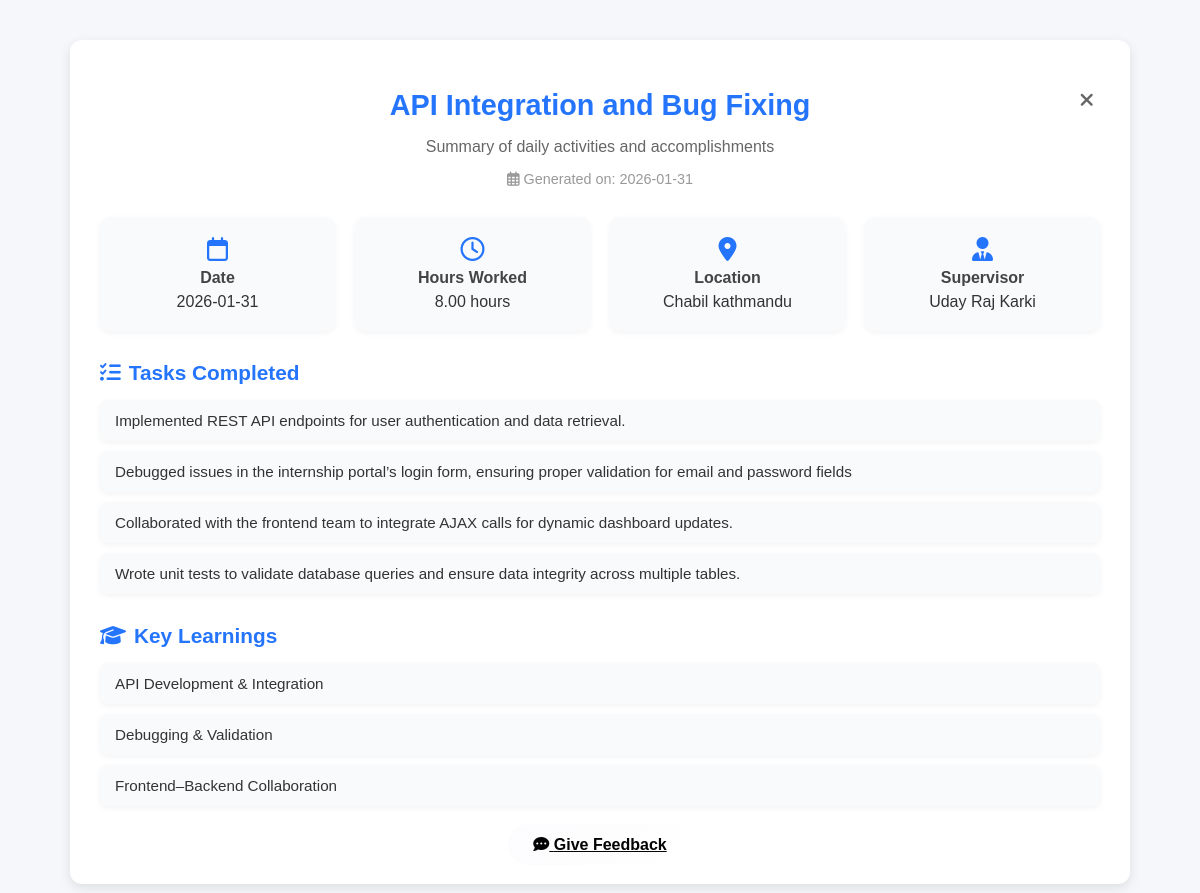
Screenshot of /html/College/viewdetails.php?id=5 (signed in) with the database file from the repository.
### tables this page shows
CREATE TABLE `logbook_entries` (
  `entry_id` int(11) NOT NULL,
  `student_id` int(11) NOT NULL,
  `full_name` varchar(150) NOT NULL,
  `title` varchar(255) NOT NULL,
  `entry_date` date NOT NULL,
  `hours` decimal(5,2) NOT NULL,
  `location` varchar(150) NOT NULL,
  `supervisor` varchar(150) NOT NULL,
  `created_at` timestamp NOT NULL DEFAULT current_timestamp(),
  `approval_status` enum('pending','approved') NOT NULL DEFAULT 'pending'
);

CREATE TABLE `logbook_tasks` (
  `task_id` int(11) NOT NULL,
  `entry_id` int(11) NOT NULL,
  `task_text` varchar(255) NOT NULL
);

CREATE TABLE `logbook_learnings` (
  `learning_id` int(11) NOT NULL,
  `entry_id` int(11) NOT NULL,
  `learning_text` varchar(255) NOT NULL
);

### html/College/viewdetails.php (the view, shortened to what this page needs)
<?php
require_once "collegedb_connection.php";
$college_id = $_SESSION['college_id'];
$entry_id = intval($_GET['id']);
$query = "
    SELECT le.entry_id, le.student_id, le.full_name, le.title, le.entry_date,
           le.hours, le.location, le.supervisor, le.approval_status,
           sr.college_id
    FROM logbook_entries le
    JOIN students_registrtaion sr ON le.student_id = sr.student_id
    WHERE le.entry_id = ? AND sr.college_id = ?
";
$stmt = $conn->prepare($query);
$stmt->bind_param("ii", $entry_id, $college_id);
$stmt->execute();
$entry = $stmt->get_result()->fetch_assoc();
$taskQuery = $conn->prepare("SELECT task_text FROM logbook_tasks WHERE entry_id = ?");
$taskQuery->bind_param("i", $entry_id);
$taskQuery->execute();
$tasks = $taskQuery->get_result();
$learnQuery = $conn->prepare("SELECT learning_text FROM logbook_learnings WHERE entry_id = ?");
$learnQuery->bind_param("i", $entry_id);
$learnQuery->execute();
$learnings = $learnQuery->get_result();
?>
<!DOCTYPE html>
<html lang="en">
<head>
  <link rel="stylesheet" href="https://cdnjs.cloudflare.com/ajax/libs/font-awesome/6.4.0/css/all.min.css">
</head>
<body>
<div class="report-container">
  <div class="header">
    <button class="close-btn" id="closeBtn"><i class="fas fa-times"></i></button>
    <h1 class="title"><?= htmlspecialchars($entry['title']) ?></h1>
    <p class="subtitle">Summary of daily activities and accomplishments</p>
    <div class="report-date">
      <i class="far fa-calendar-alt"></i>
      Generated on: <?= htmlspecialchars($entry['entry_date']) ?>
    </div>
  </div>
  <div class="info-grid">
    <div class="info-card">
      <i class="far fa-calendar"></i>
      <strong>Date</strong>
      <div><?= htmlspecialchars($entry['entry_date']) ?></div>
    </div>
    <div class="info-card">
      <i class="far fa-clock"></i>
      <strong>Hours Worked</strong>
      <div><?= htmlspecialchars($entry['hours']) ?> hours</div>
    </div>
    <div class="info-card">
      <i class="fas fa-map-marker-alt"></i>
      <strong>Location</strong>
      <div><?= htmlspecialchars($entry['location']) ?></div>
    </div>
    <div class="info-card">
      <i class="fas fa-user-tie"></i>
      <strong>Supervisor</strong>
      <div><?= htmlspecialchars($entry['supervisor']) ?></div>
    </div>
  </div>
  <section class="section">
    <h2><i class="fas fa-tasks"></i> Tasks Completed</h2>
    <ul class="task-list">
      <?php while ($t = $tasks->fetch_assoc()): ?>
        <li><?= htmlspecialchars($t['task_text']) ?></li>
      <?php endwhile; ?>
    </ul>
  </section>
  <section class="section">
    <h2><i class="fas fa-graduation-cap"></i> Key Learnings</h2>
    <ul class="learning-list">
      <?php while ($l = $learnings->fetch_assoc()): ?>
        <li><?= htmlspecialchars($l['learning_text']) ?></li>
      <?php endwhile; ?>
    </ul>
  </section>
  <div class="footer">
  <a class="footer-close"
     href="feedback.php?entry_id=<?= $entry['entry_id'] ?>">
     <i class="fas fa-comment-dots"></i> Give Feedback
  </a>
</div>
</div>
</body>
</html>

### html/College/viewdetails.php (style rules this page uses)
body { background: #f5f7fa; font-family: "Poppins", sans-serif; margin: 0; padding: 0; color: #333; }
.report-container { max-width: 1000px; margin: 40px auto; background: #fff; border-radius: 12px; box-shadow: 0 4px 12px rgba(0,0,0,0.1); padding: 30px; transition: all 0.3s ease; }
.header { text-align: center; margin-bottom: 30px; position: relative; }
.close-btn { position: absolute; top: 0; right: 0; background: transparent; border: none; font-size: 1.2rem; cursor: pointer; color: #666; transition: color 0.3s ease; }
.title { font-size: 1.8rem; font-weight: 600; color: #2575fc; margin-bottom: 10px; }
.subtitle { font-size: 1rem; color: #666; margin-bottom: 15px; }
.report-date { font-size: 0.9rem; color: #999; }
.info-grid { display: grid; grid-template-columns: repeat(auto-fit, minmax(220px, 1fr)); gap: 20px; margin-bottom: 30px; }
.info-card { background: #f9fafc; border-radius: 10px; padding: 20px; text-align: center; box-shadow: 0 2px 6px rgba(0,0,0,0.05); }
.info-card i { font-size: 1.5rem; color: #2575fc; margin-bottom: 8px; }
.info-card strong { display: block; margin-bottom: 6px; font-weight: 600; color: #444; }
.section { margin-bottom: 30px; }
.section h2 { font-size: 1.3rem; font-weight: 600; color: #2575fc; margin-bottom: 15px; display: flex; align-items: center; gap: 8px; }
.task-list, .learning-list { list-style: none; padding: 0; margin: 0; }
.task-list li, .learning-list li { background: #f9fafc; margin-bottom: 10px; padding: 12px 15px; border-radius: 8px; box-shadow: 0 2px 6px rgba(0,0,0,0.05); font-size: 0.95rem; }
.footer { text-align: center; margin-top: 20px; }
.footer-close { background: linear-gradient(135deg, #fcfbfdff, #ffffffff); border: none; padding: 12px 25px; border-radius: 30px; color: #030303ff; font-size: 1rem; font-weight: 600; cursor: pointer; transition: all 0.3s ease; }

### rows the page displays
logbook_entries: title "API Integration and Bug Fixing", entry_date "2026-01-31", hours "8.00", location "Chabil kathmandu", supervisor "Uday Raj Karki"
logbook_tasks: task_text "Implemented REST API endpoints for user authentication and data retrieval."
logbook_tasks: task_text "Debugged issues in the internship portal’s login form, ensuring proper validation for email and password fields"
logbook_tasks: task_text "Collaborated with the frontend team to integrate AJAX calls for dynamic dashboard updates."
logbook_tasks: task_text "Wrote unit tests to validate database queries and ensure data integrity across multiple tables."
logbook_learnings: learning_text "API Development & Integration"
logbook_learnings: learning_text "Debugging & Validation"
logbook_learnings: learning_text "Frontend–Backend Collaboration"
